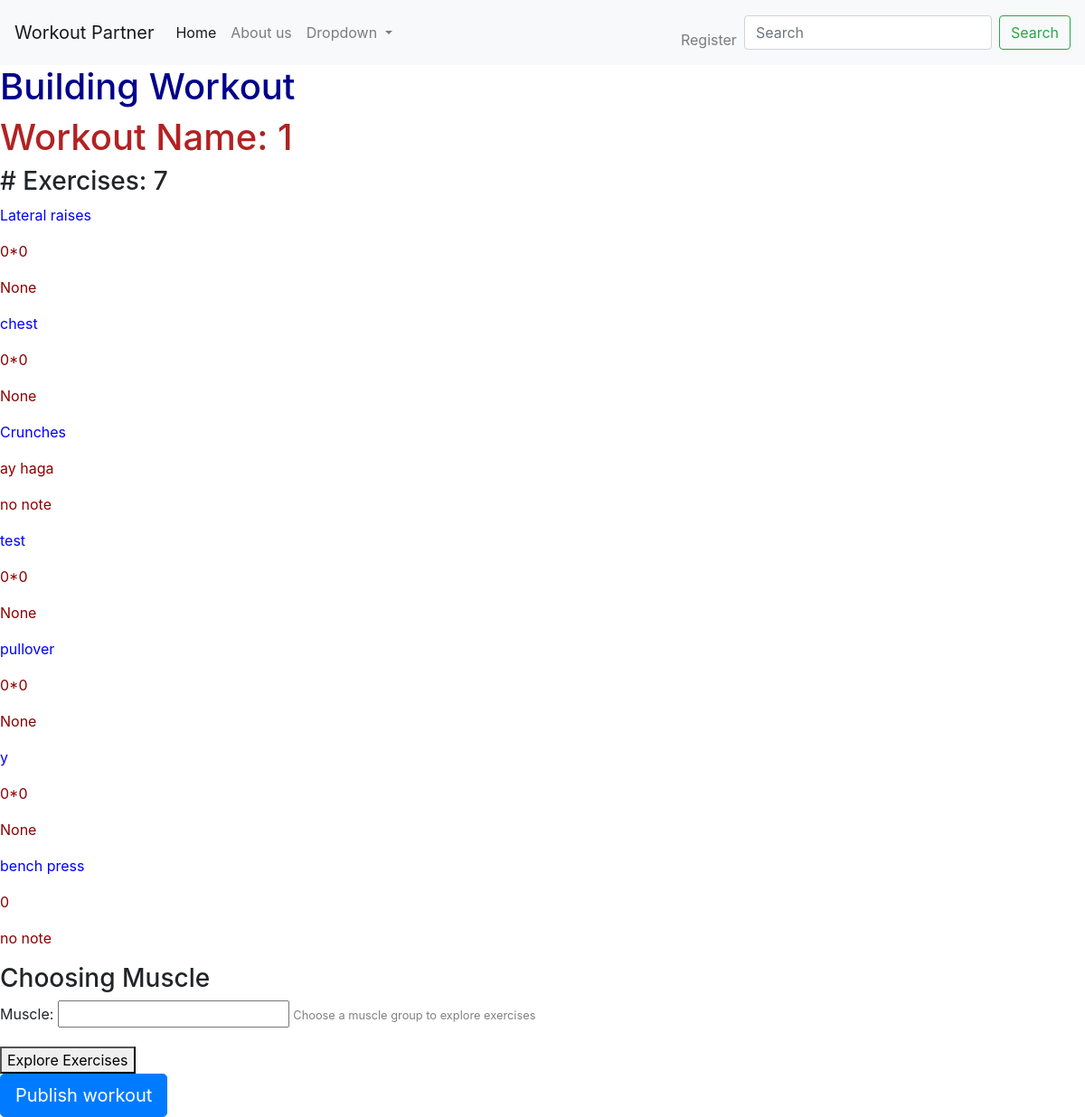
Page /tracker/workout/33/working/ on the committed database.
### tracker/models.py (models this page shows, shortened)
class Workout(models.Model):
    Name = models.CharField(max_length=100)
    Creator = models.ForeignKey('Lifter', on_delete=models.PROTECT)
    creation_date = models.DateTimeField(default=timezone.now)
    exercise = models.ManyToManyField('Exercise', blank=True, null=True, through='WorkoutExercise', related_name='exc')
    is_published = models.BooleanField(default=False)

class Exercise(models.Model):
    ExcName = models.CharField(max_length=100)
    muscle = models.ForeignKey('MuscleGroup', on_delete=models.PROTECT)
    Creator = models.ForeignKey('Lifter', on_delete=models.PROTECT)
    weight = models.CharField(max_length=500, null=True, blank=True)
    set_reps = models.CharField(max_length=500, null=True, blank=True)
    Note = models.CharField(max_length=250, blank=True, null=True)
    set_record = ListTextField(default='', base_field=models.CharField(max_length=50), size=100)
    weight_record = ListTextField(default='', base_field=models.CharField(max_length=50), size=100)

### tracker/views.py (the view, shortened to what this page needs)
# urls.py: path('workout/<int:w_id>/working/', views.retrieve_muscle, name='working'),
def retrieve_muscle(request, w_id):
    form = MuscleForm()
    workout = get_object_or_404(Workout, id=w_id)
    name = None
    id = ''
    if request.method == 'POST' and request.POST.get("publish_workout") == '':
        workout.publish_workout()
        return redirect('home')
    form = MuscleForm()
    context = {
        'muscle_form': form,
        'workout': workout,
    }
    return render(request, 'workout/build_workout.html', context=context)

### tracker/forms.py
class MuscleForm(forms.ModelForm):
    Name = forms.CharField(max_length=100, label='Muscle',
                           help_text='Choose a muscle group to explore exercises')
    class Meta:
        model = MuscleGroup
        fields = ['Name', ]

### tracker/templates/tracker/workout/build_workout.html (shortened to what this page needs)
{% extends 'base.html' %}
{% block content %}
<h1 style="color: darkblue">Building Workout</h1>
<h1 style="color: firebrick">Workout Name: {{ workout.Name }}</h1>
<h3># Exercises: {{ workout.exercise.count }}</h3>
{% for exc in workout.exercise.all %}
    <p style="color: blue">{{ exc.ExcName }}</p>
    <p style="color: darkred">{{ exc.set_reps }}</p>
    <p style="color: darkred">{{ exc.Note }}</p>
{% endfor %}
<h3>Choosing Muscle</h3>
<form name="choose_muscle" method="post">
    {% for field in muscle_form %}
          <p>
                {{ field.label_tag }}
                {{ field }}
                {% if field.help_text %}
                    <small style="color:grey;">{{ field.help_text }}</small>
                {% endif %}
            </p>
    {% endfor %}
    <button name="muscle_exercises"> Explore Exercises </button>
</form>
<form method="post">
    <button type="submit" name="publish_workout" class="btn btn-lg btn-primary">Publish workout</button>
</form>
{% endblock %}

### rows in the picture
Workout: Name "1", exercise.count "7"
Exercise: ExcName "Lateral raises", set_reps "0*0", Note "None"
Exercise: ExcName "chest", set_reps "0*0", Note "None"
Exercise: ExcName "Crunches", set_reps "ay haga", Note "no note"
Exercise: ExcName "test", set_reps "0*0", Note "None"
Exercise: ExcName "pullover", set_reps "0*0", Note "None"
Exercise: ExcName "y", set_reps "0*0", Note "None"
Exercise: ExcName "bench press", set_reps "0", Note "no note"

### other values in the picture
{{ field.label_tag }} "Muscle:"
{{ field.help_text }} "Choose a muscle group to explore exercises"
